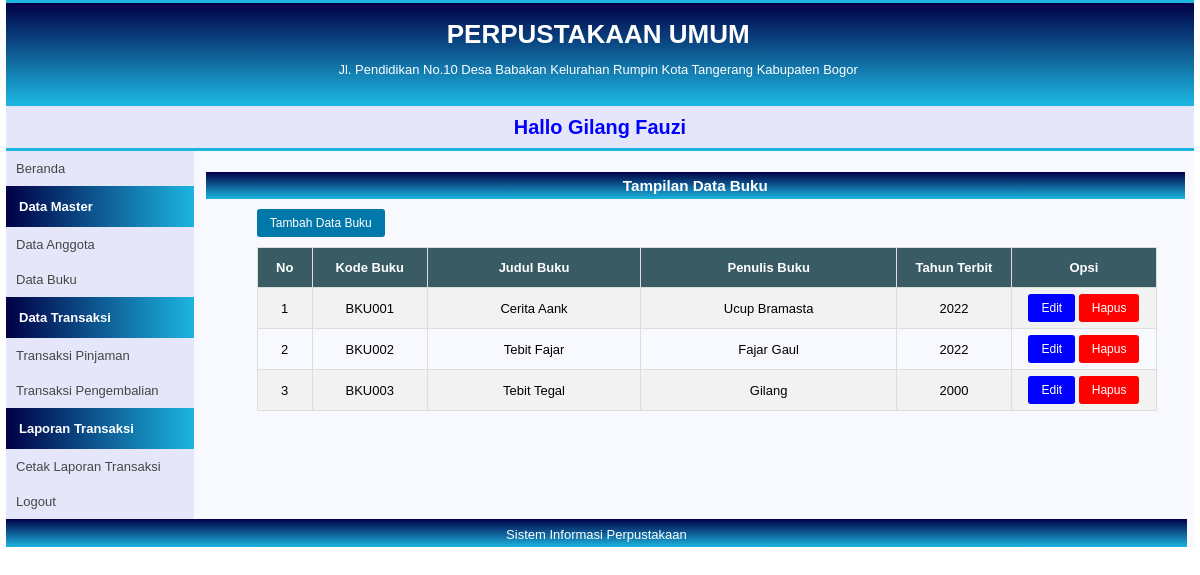
The app's page /pages/buku/dataBuku.php with its own data.
### tables this page shows
CREATE TABLE `tbl_buku` (
  `id_buku` int(12) NOT NULL,
  `kd_buku` varchar(10) NOT NULL,
  `judul_buku` varchar(30) NOT NULL,
  `penulis_buku` varchar(15) NOT NULL,
  `tahun_terbit` varchar(4) NOT NULL
);

### pages/buku/dataBuku.php (the view, shortened to what this page needs)
<?php
require '../../proses/koneksi.php';
$query = "SELECT * FROM tbl_buku ORDER BY kd_buku ASC";
$result = mysqli_query($conn, $query);
?>
<!DOCTYPE html>
<html>
<head>
    <link rel="stylesheet" type="text/css" href="../../assets/css/styleDataBuku.css">
</head>
<body>
    <div id="container">
        <div id="header-top">
            <div id="title-container">
                <div class="subtitle-container">
                    <h1 class="judul">PERPUSTAKAAN UMUM</h1>
                </div>
                <div class="subtitle-container">
                    Jl. Pendidikan No.10 Desa Babakan Kelurahan Rumpin Kota Tangerang Kabupaten Bogor
                </div>
            </div>
        </div>
        <div id="header2-top">
            <h3>
                <marquee behavior="alternate" height="50" scrollamount="6">Hallo Gilang Fauzi
                </marquee>
            </h3>
        </div>
        <div id="sidebar">
            <a href="../../index.php">Beranda</a>
            <p class="label-navigasi">Data Master</p>
            <ul>
                <li><a href="../anggota/dataAnggota.php">Data Anggota</a></li>
                <li><a href="../buku/dataBuku.php">Data Buku</a></li>
            </ul>
            <p class="label-navigasi">Data Transaksi</p>
            <ul>
                <li><a href="../pinjaman/dataPinjaman.php">Transaksi Pinjaman</a></li>
                <li><a href="../pengembalian/dataPengembalian.php">Transaksi Pengembalian</a></li>
            </ul>
            <p class="label-navigasi">Laporan Transaksi</p>
            <ul>
                <li><a href="../../cetakTransaksi.php">Cetak Laporan Transaksi</a></li>
            </ul>
            <a href="#">Logout</a>
        </div>
        <div id="content-container">
            <div class="container">
                <div class="row">
                    <br>
                    <div id="label-page">
                        <h3>Tampilan Data Buku</h3>
                    </div>
                    <div id="beranda-konten">
                        <a href="../buku/inputBuku.php" class="button">Tambah Data Buku</a>
                        <form action="post" action="">
                            <table id="customers">
                                <tr>
                                    <th width="30px">No</th>
                                    <th width="90px">Kode Buku</th>
                                    <th>Judul Buku</th>
                                    <th>Penulis Buku</th>
                                    <th width="90px">Tahun Terbit</th>
                                    <th width="120px">Opsi</th>
                                </tr>
                                <?php
                                $i = 1;
                                while ($buku = mysqli_fetch_array($result)) {
                                ?>
                                <tr>
                                    <td><?php echo $i++ ?></td>
                                    <td><?php echo $buku['kd_buku']; ?></td>
                                    <td><?php echo $buku['judul_buku']; ?></td>
                                    <td><?php echo $buku['penulis_buku']; ?></td>
                                    <td><?php echo $buku['tahun_terbit']; ?></td>
                                    <td>
                                        <a href="#" type="submit" class="buttonEdit">Edit</a>
                                        <a href="#" type="submit" class="buttonHapus">Hapus</a>
                                    </td>
                                </tr>
                                <?php
                                }
                                ?>
                            </table>
                        </form>
                    </div>
                </div>
            </div>
        </div>
        <div id="footer">Sistem Informasi Perpustakaan</div>
    </div>
</body>
</html>

### assets/css/styleDataBuku.css (style rules this page uses)
* { margin: 0; padding: 0; }
body { font-family: sans-serif; font-size: 13px; }
#container { width: 99%; margin: 0px auto; // 1px(atas) 1px(bawah) 5px(kiri) 5px(kanan) border: 6px solid #919191; background-color: #F8F8FF; }
#header-top { width: 100%; height: 100px; background: linear-gradient(#000046, #1cb5e0); border-top: 3px solid #1cb5e0; border-bottom: 3px solid #1cb5e0; }
#title-container { float: left; width: 97%; padding: 10px; color: white; }
.subtitle-container { float: left; width: 100%; padding: 6px; text-align: center; }
#header2-top { width: 100%; height: 32px; color: blue; font-size: 17px; padding-top: 10px; background-color: #E6E6FA; text-align: center; border-bottom: 3px solid #1cb5e0; }
#sidebar { float: left; width: 15.8%; background-color: #E6E6FA; }
#sidebar ul { list-style: none; }
#sidebar a:link, #sidebar a:visited { color: #464646; text-decoration: none; display: block; padding: 10px; }
.label-navigasi { background: linear-gradient(to right, #000046, #1cb5e0); padding: 13px; color: white; font-weight: bold; }
#content-container { float: left; width: 84.2%; background-color: #F8F8FF; }
#footer { width: 99.4%; height: 20px; clear: both; text-align: center; padding-top: 8px; background: linear-gradient(#000046, #1cb5e0); color: #FFFFFF; }
#label-page { margin-top: 6px; margin-left: 12px; background: linear-gradient(#000046, #1cb5e0); width: 97.9%; color: white; text-align: center; padding-top: 5px; padding-bottom: 5px; }
#beranda-konten { width: 100%; padding-left: 13px; padding-top: 5px; }
.button { background-color: #0078AA; border-radius: 3px; border-color: blue; color: white; padding: 7px 13px; text-align: center; margin-left: 50px; margin-top: 5px; text-decoration: none; display: inline-block; font-size: 12px; }
.buttonHapus { background-color: red; border-radius: 3px; border-color: red; color: white; padding: 7px 13px; text-align: center; text-decoration: none; display: inline-block; font-size: 12px; }
.buttonEdit { background-color: blue; border-radius: 3px; border-color: blue; color: white; padding: 7px 13px; text-align: center; text-decoration: none; display: inline-block; font-size: 12px; }
#customers { border-collapse: collapse; width: 90%; margin-top: 10px; margin-left: 50px; position: relative; }
#customers td, #customers th { border: 1px solid #ddd; padding-top: 6px; padding-bottom: 6px; padding-left: 12px; padding-right: 12px; text-align: center; }
#customers tr:nth-child(even) { background-color: #f2f2f2; }
#customers th { padding-top: 12px; padding-bottom: 12px; text-align: center; background-color: #395B64; color: white; }

### records on screen
tbl_buku: kd_buku "BKU001", judul_buku "Cerita Aank", penulis_buku "Ucup Bramasta", tahun_terbit "2022"
tbl_buku: kd_buku "BKU002", judul_buku "Tebit Fajar", penulis_buku "Fajar Gaul", tahun_terbit "2022"
tbl_buku: kd_buku "BKU003", judul_buku "Tebit Tegal", penulis_buku "Gilang", tahun_terbit "2000"
